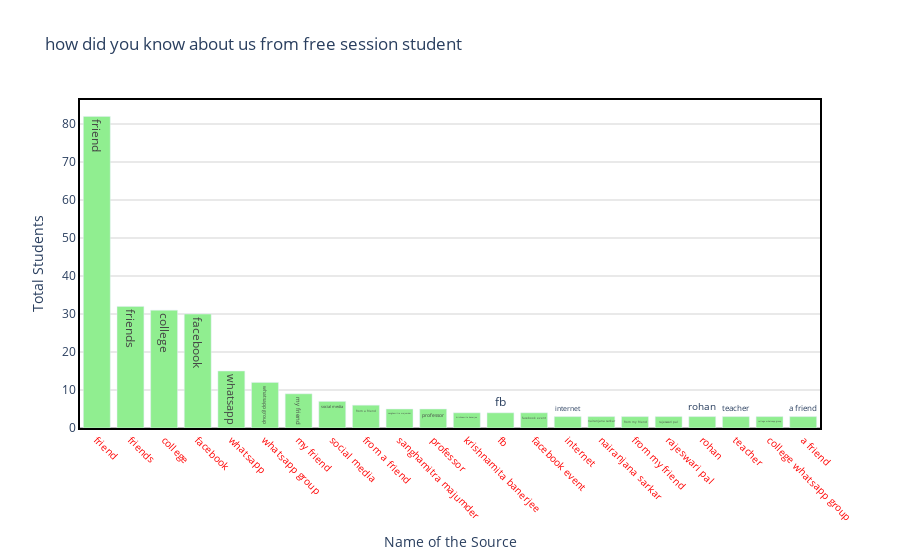

The notebook cell saved with this chart:
### Code cell
draw_trace_bar(source_top,'Source','counts','how did you know about us from free session student', 'Name of the Source','Total Students',"lightgreen")

### Figure 1 — Plotly figure (JSON) as saved in the notebook; plotly's stock layout.template omitted (floating-point values rounded to 4 significant figures)
{"data": [{"marker": {"color": "lightgreen"}, "text": ["friend", "friends", "college", "facebook", "whatsapp", "whatsapp group", "my friend", "social media", "from a friend", "sanghamitra majumder", "professor", "krishnamita banerjee", "fb", "facebook event", "internet", "nairanjana sarkar", "from my friend", "rajeswari pal", "rohan", "teacher", "college whatsapp group", "a friend"], "type": "bar", "x": ["friend", "friends", "college", "facebook", "whatsapp", "whatsapp group", "my friend", "social media", "from a friend", "sanghamitra majumder", "professor", "krishnamita banerjee", "fb", "facebook event", "internet", "nairanjana sarkar", "from my friend", "rajeswari pal", "rohan", "teacher", "college whatsapp group", "a friend"], "y": [82, 32, 31, 30, 15, 12, 9, 7, 6, 5, 5, 4, 4, 4, 3, 3, 3, 3, 3, 3, 3, 3]}], "layout": {"hovermode": "closest", "paper_bgcolor": "rgba(0, 0, 0, 0)", "plot_bgcolor": "rgba(0, 0, 0, 0)", "title": {"text": "how did you know about us from free session student"}, "xaxis": {"linecolor": "black", "linewidth": 2, "mirror": true, "showline": true, "showticklabels": true, "tickangle": 45, "tickfont": {"color": "red", "size": 10}, "title": {"text": "Name of the Source"}, "zeroline": true, "zerolinecolor": "grey", "zerolinewidth": 1}, "yaxis": {"gridcolor": "lightgrey", "linecolor": "black", "linewidth": 2, "mirror": true, "showline": true, "title": {"text": "Total Students"}, "zeroline": true, "zerolinecolor": "grey", "zerolinewidth": 1}}}
